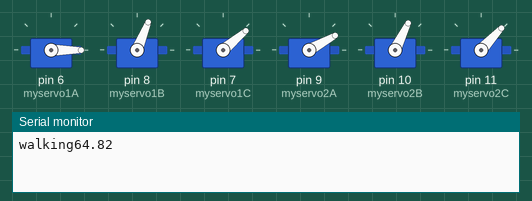
This sketch was run on a simulated Arduino Uno, built with avr-gcc and run on an emulated ATmega328P. Parts: 6 × servo, the last lines printed to the serial monitor.

Above: at 0.1 s.
At 5.1 s:
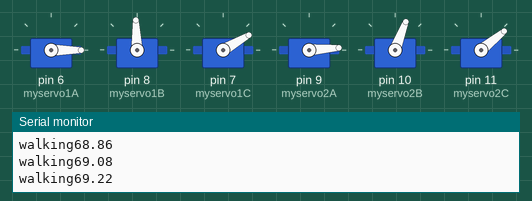
At 8.6 s:
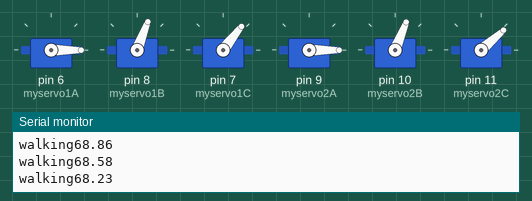
At 17.6 s:
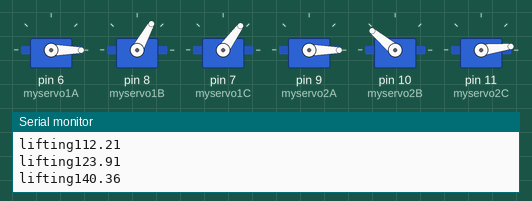
At 26.6 s:
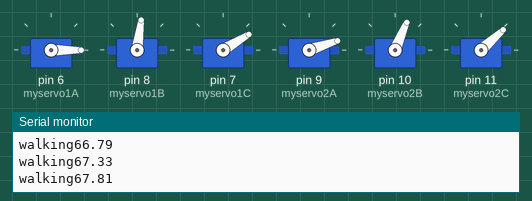
At 35.6 s:
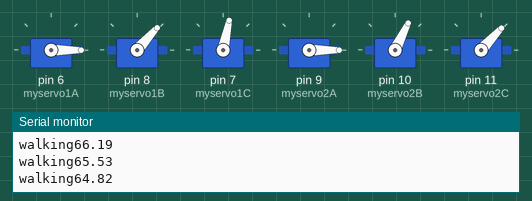
Timing chart, 0 to 40.0 s (numbered marks = the images above):
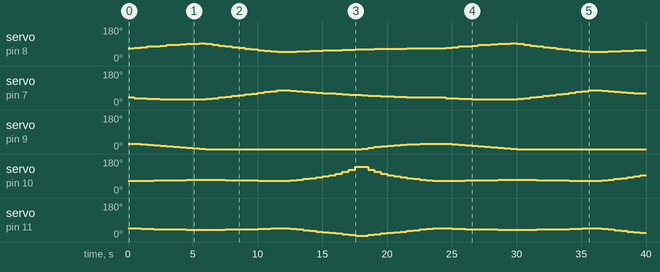

The sketch:

Leg_Rotations_Half.ino
```cpp
#include <Servo.h>
#include <math.h>

Servo myservo1A;
Servo myservo1B;
Servo myservo1C;
Servo myservo2A;
Servo myservo2B;
Servo myservo2C;


float walk2[72] = {
  29.8989,   64.8196,   47.6657,
  27.6995,   65.5318,   46.3194,
  25.4077,   66.1895,   45.0762,
  23.0255,   66.7903,   43.9403,
  20.5560,   67.3319,   42.9162,
  18.0042,   67.8121,   42.0083,
  15.3763,   68.2285,   41.2209,
  12.6804,   68.5791,   40.5578,
  9.9262,   68.8620,   40.0227,
  7.1250,   69.0757,   39.6186,
  4.2892,   69.2189,   39.3478,
  1.4321,   69.2907,   39.2120,
  -1.4321,   69.2907,   39.2120,
  -4.2892,   69.2189,   39.3478,
  -7.1250,   69.0757,   39.6186,
  -9.9262,   68.8620,   40.0227,
  -12.6804,   68.5791,   40.5578,
  -15.3763,   68.2285,   41.2209,
  -18.0042,   67.8121,   42.0083,
  -20.5560,   67.3319,   42.9162,
  -23.0255,   66.7903,   43.9403,
  -25.4077,   66.1895,   45.0762,
  -27.6995,   65.5318,   46.3194,
  -29.8989,   64.8196,   47.6657
};

float walk1[72] = {
  -7.0425,   48.6406,   78.1850,
  -8.1076,   50.0181,   75.5920,
  -9.2257,   51.3514,   73.0811,
  -10.3999,   52.6417,   70.6501,
  -11.6335,   53.8901,   68.2973,
  -12.9300,   55.0971,   66.0217,
  -14.2927,   56.2630,   63.8227,
  -15.7252,   57.3879,   61.7006,
  -17.2312,   58.4714,   59.6559,
  -18.8141,   59.5129,   57.6897,
  -20.4774,   60.5118,   55.8038,
  -22.2243,   61.4668,   54.0003,
  -24.0579,   62.3767,   52.2815,
  -25.9807,   63.2400,   50.6505,
  -27.9946,   64.0550,   49.1107,
  -30.1011,   64.8196,   47.6657,
  -32.3005,   65.5318,   46.3194,
  -34.5923,   66.1895,   45.0762,
  -36.9745,   66.7903,   43.9403,
  -39.4440,   67.3319,   42.9162,
  -41.9958,   67.8121,   42.0083,
  -44.6237,   68.2285,   41.2209,
  -47.3196,   68.5791,   40.5578,
  -50.0738,   68.8620,   40.0227
};

float lift1[72] = {
  -50.0738,   68.8620,   40.0227,
  -46.7873,   71.5765,   37.9768,
  -43.3008,   74.3284,   36.1298,
  -39.6236,   77.0961,   34.5007,
  -35.7723,   79.8463,   33.1098,
  -31.7712,   82.5332,   31.9776,
  -27.6526,   85.0999,   31.1238,
  -23.4550,   87.4820,   30.5652,
  -19.2222,   89.6143,   30.3142,
  -15.0000,   91.4385,   30.3773,
  -10.8335,   92.9102,   30.7539,
  -6.7644,   94.0041,   31.4368,
  -4.9507,   91.5098,   33.7653,
  -5.2630,   86.2075,   37.5310,
  -5.5377,   81.4248,   41.3233,
  -5.7811,   77.0388,   45.1514,
  -5.9982,   72.9587,   49.0240,
  -6.1932,   69.1158,   52.9496,
  -6.3692,   65.4568,   56.9371,
  -6.5289,   61.9386,   60.9963,
  -6.6743,   58.5262,   65.1377,
  -6.8075,   55.1896,   69.3733,
  -6.9298,   51.9025,   73.7170,
  -7.0425,   48.6406,   78.1850
};

float lift2[72] = {
  -29.8989,   64.8196,   47.6657,
  -28.7151,   68.2057,   43.9517,
  -27.3924,   71.7944,   40.2916,
  -25.9065,   75.6474,   36.6796,
  -24.2277,   79.8463,   33.1098,
  -22.3194,   84.5028,   29.5756,
  -20.1363,   89.7737,   26.0690,
  -17.6223,   95.8861,   22.5781,
  -14.7083,  103.1819,   19.0832,
  -11.3099,  112.2055,   15.5466,
  -7.3264,  123.9083,   11.8826,
  -2.6425,  140.3573,    7.8353,
  2.6425,  140.3573,    7.8353,
  7.3264,  123.9083,   11.8826,
  11.3099,  112.2055,   15.5466,
  14.7083,  103.1819,   19.0832,
  17.6223,   95.8861,   22.5781,
  20.1363,   89.7737,   26.0690,
  22.3194,   84.5028,   29.5756,
  24.2277,   79.8463,   33.1098,
  25.9065,   75.6474,   36.6796,
  27.3924,   71.7944,   40.2916,
  28.7151,   68.2057,   43.9517,
  29.8989,   64.8196,   47.6657
};

// These are just for incrementationing
int n = 1;
int j = 1;

void setup()
{
  myservo1A.attach(6);
  myservo1B.attach(8);
  myservo1C.attach(7);
  myservo2A.attach(9);
  myservo2B.attach(10);
  myservo2C.attach(11);// attaches the servo on pin 9 to the servo object
  Serial.begin(9600);
  //  Serial.print("hi there");
}

void loop() {
//  myservo2B.write(48);
//  int haul = sizeof(
  for (n = 0; n <= 23; n += 1) {
//  for (n = 0; n <= 23; n += 1) {
    myservo1A.write(lift1[(n*3)]);
    myservo1B.write(lift1[1+(n*3)]);
    myservo1C.write(lift1[2+(n*3)]);
    myservo2A.write(walk2[(n*3)]);
    myservo2B.write(walk2[1+(n*3)]);
    myservo2C.write(walk2[2+(n*3)]);
    Serial.print("walking");
    Serial.println(walk2[1+(n*3)]);
    delay(500);
  }
  n = 0;
  /// Return Functions
  for (j = 0; j<= 23; j += 1) {
    myservo1A.write(walk1[(j*3)]);
    myservo1B.write(walk1[1+(j*3)]);
    myservo1C.write(walk1[2+(j*3)]);
    myservo2A.write(lift2[(j*3)]);
    myservo2B.write(lift2[1+(j*3)]);
    myservo2C.write(lift2[2+(j*3)]);
    Serial.print("lifting");
    Serial.println(lift2[1+(j*3)]);
    delay(500);
  }
  j = 0;
}
```

Measured:
- by itself, servo on pin 10 (myservo2B): 64° → 65° at 0.50 s, → 66° 0.50 s later, → 67° 1.0 s later, → 68° 1.0 s later, … (49 changes in this stretch)
- by itself, servo on pin 9 (myservo2A): 29° → 27° at 0.50 s, → 25° 0.50 s later, → 23° 0.50 s later, → 20° 0.50 s later, … (36 changes in this stretch)
- by itself, servo on pin 11 (myservo2C): 47° → 46° at 0.50 s, → 45° 0.50 s later, → 43° 0.50 s later, → 42° 0.50 s later, … (57 changes in this stretch)
